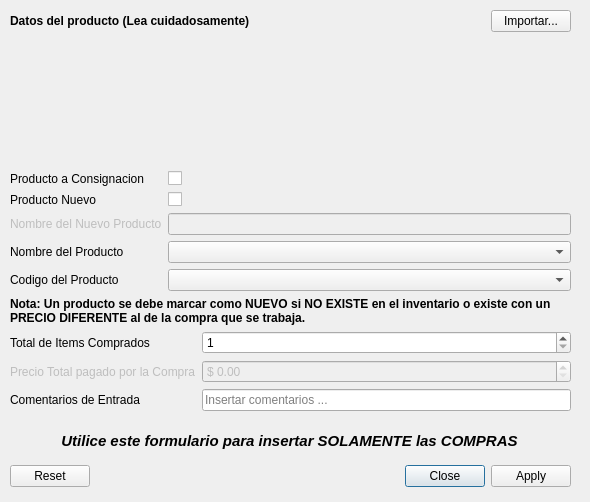
<?xml version="1.0" encoding="UTF-8"?>
<ui version="4.0">
 <class>Dialog_purchases_form</class>
 <widget class="QDialog" name="Dialog_purchases_form">
  <property name="windowModality">
   <enum>Qt::ApplicationModal</enum>
  </property>
  <property name="geometry">
   <rect>
    <x>0</x>
    <y>0</y>
    <width>590</width>
    <height>502</height>
   </rect>
  </property>
  <property name="windowTitle">
   <string>Formulario de Compras</string>
  </property>
  <property name="windowIcon">
   <iconset>
    <normaloff>icon.png</normaloff>icon.png</iconset>
  </property>
  <property name="sizeGripEnabled">
   <bool>false</bool>
  </property>
  <property name="modal">
   <bool>false</bool>
  </property>
  <widget class="QDialogButtonBox" name="buttonBox">
   <property name="geometry">
    <rect>
     <x>10</x>
     <y>460</y>
     <width>561</width>
     <height>32</height>
    </rect>
   </property>
   <property name="orientation">
    <enum>Qt::Horizontal</enum>
   </property>
   <property name="standardButtons">
    <set>QDialogButtonBox::Apply|QDialogButtonBox::Close|QDialogButtonBox::Reset</set>
   </property>
  </widget>
  <widget class="QWidget" name="verticalLayoutWidget_5">
   <property name="geometry">
    <rect>
     <x>10</x>
     <y>10</y>
     <width>561</width>
     <height>401</height>
    </rect>
   </property>
   <layout class="QVBoxLayout" name="verticalLayout_5">
    <item>
     <layout class="QHBoxLayout" name="horizontalLayout">
      <item>
       <widget class="QLabel" name="label">
        <property name="sizePolicy">
         <sizepolicy hsizetype="Preferred" vsizetype="Fixed">
          <horstretch>0</horstretch>
          <verstretch>0</verstretch>
         </sizepolicy>
        </property>
        <property name="font">
         <font>
          <weight>75</weight>
          <bold>true</bold>
         </font>
        </property>
        <property name="text">
         <string>Datos del producto (Lea cuidadosamente)</string>
        </property>
        <property name="wordWrap">
         <bool>false</bool>
        </property>
       </widget>
      </item>
      <item>
       <spacer name="horizontalSpacer">
        <property name="orientation">
         <enum>Qt::Horizontal</enum>
        </property>
        <property name="sizeHint" stdset="0">
         <size>
          <width>40</width>
          <height>20</height>
         </size>
        </property>
       </spacer>
      </item>
      <item>
       <widget class="QPushButton" name="pushButton_importar_ventas">
        <property name="text">
         <string>Importar...</string>
        </property>
       </widget>
      </item>
     </layout>
    </item>
    <item>
     <spacer name="verticalSpacer">
      <property name="orientation">
       <enum>Qt::Vertical</enum>
      </property>
      <property name="sizeHint" stdset="0">
       <size>
        <width>20</width>
        <height>40</height>
       </size>
      </property>
     </spacer>
    </item>
    <item>
     <layout class="QFormLayout" name="formLayout">
      <item row="0" column="0">
       <widget class="QLabel" name="itemAConsignacionLabel">
        <property name="text">
         <string>Producto a Consignacion</string>
        </property>
       </widget>
      </item>
      <item row="0" column="1">
       <widget class="QCheckBox" name="itemAConsignacionCheckBox">
        <property name="toolTip">
         <string>&lt;html&gt;&lt;head/&gt;&lt;body&gt;&lt;p&gt;Marcar solamente si el producto que se va a entrar &lt;span style=&quot; font-weight:600;&quot;&gt;NO &lt;/span&gt;se pago con el dinero del negocio&lt;/p&gt;&lt;/body&gt;&lt;/html&gt;</string>
        </property>
        <property name="toolTipDuration">
         <number>-1</number>
        </property>
       </widget>
      </item>
      <item row="1" column="0">
       <widget class="QLabel" name="nuevoItemMarcarCuandoEsUnNuevoProductoLabel">
        <property name="text">
         <string>Producto Nuevo</string>
        </property>
       </widget>
      </item>
      <item row="1" column="1">
       <widget class="QCheckBox" name="nuevoItemPurchaseCheckBox">
        <property name="toolTip">
         <string>&lt;html&gt;&lt;head/&gt;&lt;body&gt;&lt;p&gt;Marcar solamente si el producto &lt;span style=&quot; font-weight:600;&quot;&gt;no existe&lt;/span&gt; en el inventario o existe con un &lt;span style=&quot; font-weight:600;&quot;&gt;precio de compra diferente&lt;/span&gt;&lt;span style=&quot; font-weight:600; font-style:italic;&quot;/&gt;al de la entrada actual&lt;/p&gt;&lt;/body&gt;&lt;/html&gt;</string>
        </property>
        <property name="toolTipDuration">
         <number>-1</number>
        </property>
       </widget>
      </item>
      <item row="2" column="0">
       <widget class="QLabel" name="nombreDelItemCompradoLabel">
        <property name="enabled">
         <bool>false</bool>
        </property>
        <property name="text">
         <string>Nombre del Nuevo Producto</string>
        </property>
       </widget>
      </item>
      <item row="2" column="1">
       <widget class="QLineEdit" name="nombreDelItemCompradoLineEdit">
        <property name="enabled">
         <bool>false</bool>
        </property>
       </widget>
      </item>
      <item row="3" column="0">
       <widget class="QLabel" name="nombreDelItemIncrementadoLabel">
        <property name="text">
         <string>Nombre del Producto</string>
        </property>
       </widget>
      </item>
      <item row="3" column="1">
       <widget class="QComboBox" name="nombreDelItemIncrementadoComboBox">
        <property name="duplicatesEnabled">
         <bool>true</bool>
        </property>
       </widget>
      </item>
      <item row="4" column="0">
       <widget class="QLabel" name="codigoDelItemIncrementadoLabel">
        <property name="text">
         <string>Codigo del Producto</string>
        </property>
       </widget>
      </item>
      <item row="4" column="1">
       <widget class="QComboBox" name="codigoDelItemIncrementadoComboBox">
        <property name="duplicatesEnabled">
         <bool>true</bool>
        </property>
       </widget>
      </item>
     </layout>
    </item>
    <item>
     <widget class="QLabel" name="label_2">
      <property name="sizePolicy">
       <sizepolicy hsizetype="Preferred" vsizetype="Fixed">
        <horstretch>0</horstretch>
        <verstretch>0</verstretch>
       </sizepolicy>
      </property>
      <property name="font">
       <font>
        <weight>75</weight>
        <bold>true</bold>
       </font>
      </property>
      <property name="text">
       <string>Nota: Un producto se debe marcar como NUEVO si NO EXISTE en el inventario o existe con un PRECIO DIFERENTE al de la compra que se trabaja.</string>
      </property>
      <property name="wordWrap">
       <bool>true</bool>
      </property>
     </widget>
    </item>
    <item>
     <layout class="QFormLayout" name="formLayout_purchases">
      <item row="0" column="0">
       <widget class="QLabel" name="totalDeItemsCompradosLabel">
        <property name="text">
         <string>Total de Items Comprados</string>
        </property>
       </widget>
      </item>
      <item row="0" column="1">
       <widget class="QSpinBox" name="totalDeItemsCompradosSpinBox">
        <property name="showGroupSeparator" stdset="0">
         <bool>true</bool>
        </property>
        <property name="minimum">
         <number>1</number>
        </property>
        <property name="maximum">
         <number>10000</number>
        </property>
       </widget>
      </item>
      <item row="1" column="0">
       <widget class="QLabel" name="precioTotalPagadoPorLaCompraLabel">
        <property name="enabled">
         <bool>false</bool>
        </property>
        <property name="text">
         <string>Precio Total pagado por la Compra</string>
        </property>
       </widget>
      </item>
      <item row="1" column="1">
       <widget class="QDoubleSpinBox" name="precioTotalPagadoPorLaCompraDoubleSpinBox">
        <property name="enabled">
         <bool>false</bool>
        </property>
        <property name="toolTip">
         <string>&lt;html&gt;&lt;head/&gt;&lt;body&gt;&lt;p&gt;Escriba aqui el valor total que se paga por la compra de la cantidad indicada en la entrada actual &lt;span style=&quot; font-weight:600;&quot;&gt;NO ponga el valor de un item solo&lt;/span&gt;&lt;/p&gt;&lt;/body&gt;&lt;/html&gt;</string>
        </property>
        <property name="toolTipDuration">
         <number>-1</number>
        </property>
        <property name="showGroupSeparator" stdset="0">
         <bool>true</bool>
        </property>
        <property name="prefix">
         <string>$ </string>
        </property>
        <property name="maximum">
         <double>1000000.000000000000000</double>
        </property>
       </widget>
      </item>
      <item row="2" column="0">
       <widget class="QLabel" name="comentariosDeEntradaLabel">
        <property name="text">
         <string>Comentarios de Entrada</string>
        </property>
       </widget>
      </item>
      <item row="2" column="1">
       <widget class="QLineEdit" name="comentariosDeEntradaLineEdit">
        <property name="placeholderText">
         <string>Insertar comentarios ...</string>
        </property>
       </widget>
      </item>
     </layout>
    </item>
   </layout>
  </widget>
  <widget class="QLabel" name="label_5">
   <property name="enabled">
    <bool>true</bool>
   </property>
   <property name="geometry">
    <rect>
     <x>10</x>
     <y>420</y>
     <width>559</width>
     <height>42</height>
    </rect>
   </property>
   <property name="sizePolicy">
    <sizepolicy hsizetype="Preferred" vsizetype="Fixed">
     <horstretch>0</horstretch>
     <verstretch>0</verstretch>
    </sizepolicy>
   </property>
   <property name="font">
    <font>
     <pointsize>11</pointsize>
     <weight>75</weight>
     <italic>true</italic>
     <bold>true</bold>
     <stylestrategy>PreferDefault</stylestrategy>
    </font>
   </property>
   <property name="text">
    <string>Utilice este formulario para insertar SOLAMENTE las COMPRAS</string>
   </property>
   <property name="alignment">
    <set>Qt::AlignCenter</set>
   </property>
   <property name="wordWrap">
    <bool>true</bool>
   </property>
  </widget>
 </widget>
 <resources/>
 <connections>
  <connection>
   <sender>buttonBox</sender>
   <signal>accepted()</signal>
   <receiver>Dialog_purchases_form</receiver>
   <slot>accept()</slot>
   <hints>
    <hint type="sourcelabel">
     <x>248</x>
     <y>254</y>
    </hint>
    <hint type="destinationlabel">
     <x>157</x>
     <y>274</y>
    </hint>
   </hints>
  </connection>
  <connection>
   <sender>buttonBox</sender>
   <signal>rejected()</signal>
   <receiver>Dialog_purchases_form</receiver>
   <slot>reject()</slot>
   <hints>
    <hint type="sourcelabel">
     <x>316</x>
     <y>260</y>
    </hint>
    <hint type="destinationlabel">
     <x>286</x>
     <y>274</y>
    </hint>
   </hints>
  </connection>
 </connections>
</ui>
